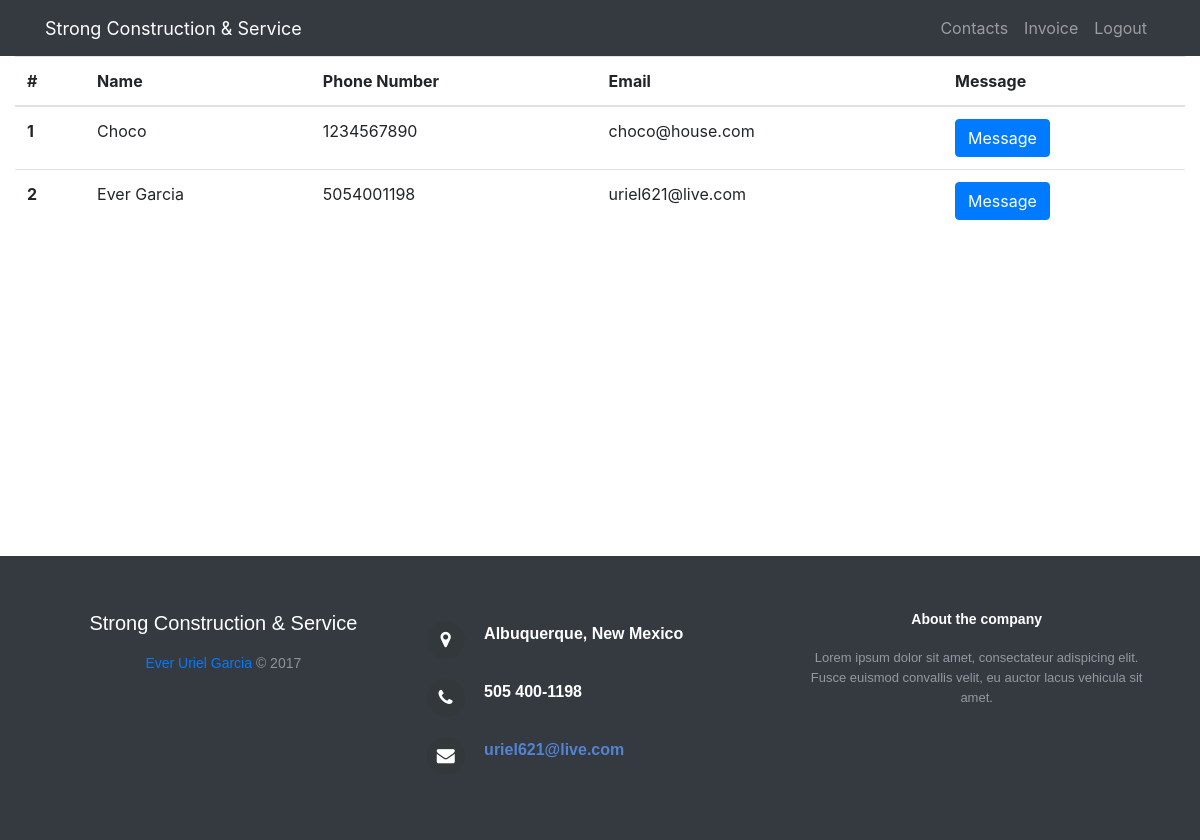
The app's page /contacts/ (signed in), older data.
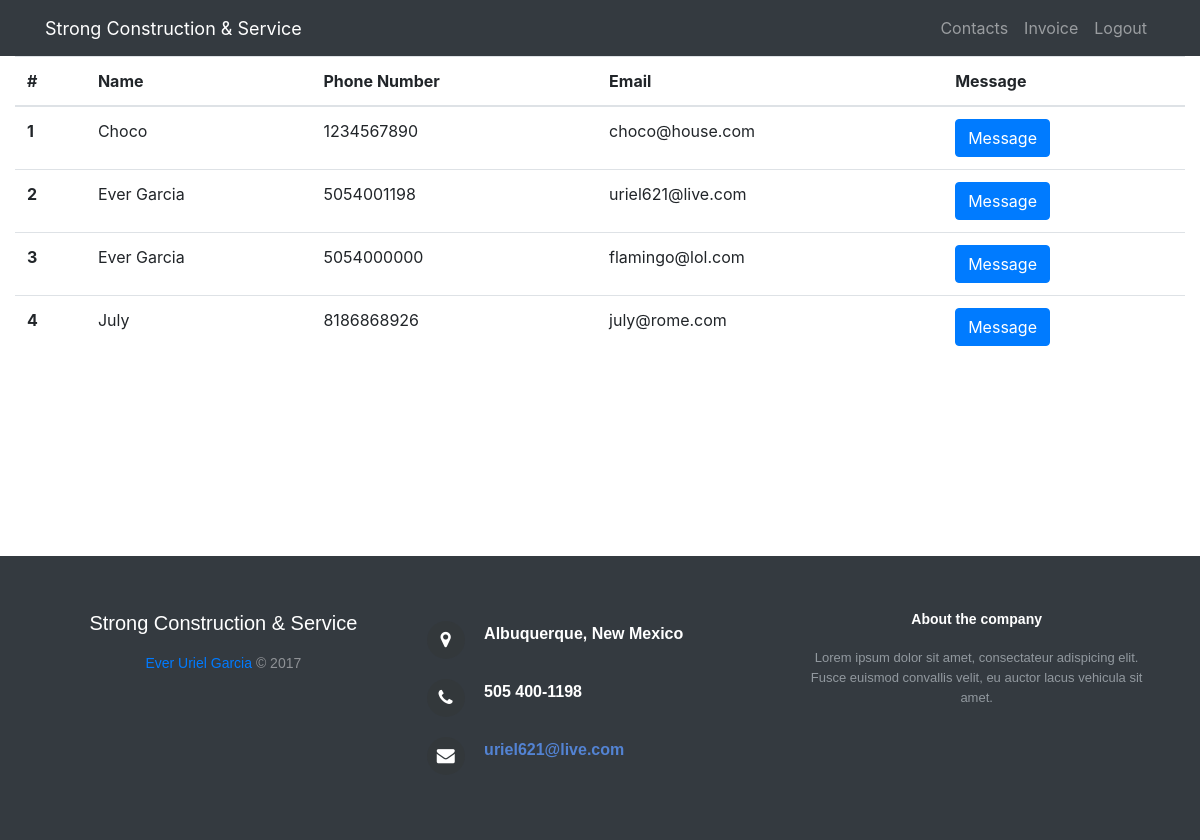
The same page, newer data.
### rosario_construction_app/models.py (models this page shows)
class Clients_info(models.Model):
    full_name = models.CharField(max_length=20)
    phone_number = models.IntegerField(unique=True, validators=[RegexValidator(regex='^\d{10}$', message='Length has to be 10', code='Invalid number')])
    email = models.EmailField(max_length=20, unique=True)
    message = models.CharField(max_length=500, unique=True)

### rosario_construction_app/views.py (the view)
# urls.py: url(r'^contacts/', views.contacts, name='contacts'),
@login_required
def contacts(request):
    contacts = Clients_info.objects.order_by('full_name')
    contacts = {'contacts': contacts}
    return render(request, 'rosario_construction_app/contacts.html', context=contacts)

### templates/rosario_construction_app/contacts.html (shortened to what this page needs)
<!DOCTYPE html>
{% extends 'rosario_construction_app/main.html' %}
{% block main %}
          <main style="height:500px; max-height:500px; overflow-y: auto;">
              {% if contacts %}
                <table class="table table-hover">
                  <thead>
                      <tr>
                        <th scope="col">#</th>
                      <th scope="col">Name</th>
                        <th scope="col">Phone Number</th>
                        <th scope="col">Email</th>
                        <th scope="col">Message</th>
                      </tr>
                    </thead>
                    <tbody>
                      {% for contact in contacts %}
                        <tr>
                          <th scope="row">{{ forloop.counter }}</th>
                          <td>{{ contact.full_name }}</td>
                          <td>{{ contact.phone_number }}</td>
                          <td>{{ contact.email }}</td>
                          <td><button type="button" class="btn btn-primary" data-toggle="modal" data-target="#exampleModal" onclick="message('{{ contact.email }}', '{{ contact.message }}')">Message</button></td>
                        </tr>
                      {% endfor %}
                    </tbody>
              </table>
            {% endif %}
          </main>
{% endblock %}

### templates/rosario_construction_app/main.html (shortened to what this page needs)
<!DOCTYPE html>
{% extends 'rosario_construction_app/base.html' %}
{% block body_block %}
<div>
    <div>
      <div>
        <div class="container-fluid">
          <nav class="navbar fixed-top navbar-expand-lg navbar-dark bg-dark fixed-top">
            <div class="container">
              <a class="navbar-brand" style="color:white; font-size:18px;" href="{% url 'contacts' %}">Strong Construction &amp; Service</a>
              <div class="collapse navbar-collapse" id="navbarResponsive">
                <ul class="navbar-nav ml-auto">
                    <li class="nav-item"><a class="nav-link" href="{% url 'contacts' %}">Contacts</a></li>
                    <li class="nav-item"><a class="nav-link" href="{% url 'invoice' %}">Invoice</a></li>
                    {% if user.is_authenticated %}
                        <li class="nav-item"><a class="nav-link" href="{% url 'logout' %}" replace="true">Logout</a></li>
                    {% endif %}
                </ul>
              </div>
            </div>
          </nav>
          <main style="height:500px; max-height:500px; overflow-y: auto;">
                {% block main %}
                {% endblock %}
          </main>
        </div>
        <footer class="nice">
          <div class="row">
            <div class="col-md-4 col-sm-6 footer-navigation" style="text-align: center;">
              <h5>Strong Construction &amp; Service</h5>
              <p class="company-name"><a href="evergarcia.com">Ever Uriel Garcia</a> © 2017</p>
            </div>
            <div class="col-md-4 col-sm-6 footer-contacts">
              <div><span class="fa fa-map-marker footer-contacts-icon"></span>
                <p>Albuquerque, New Mexico</p>
              </div>
              <div><i class="fa fa-phone footer-contacts-icon"></i>
                <p class="footer-center-info email text-left">505 400-1198</p>
              </div>
              <div><i class="fa fa-envelope footer-contacts-icon"></i>
                <p><a href="mailto:uriel621@live.com">uriel621@live.com</a></p>
              </div>
            </div>
            <div class="col-md-4 footer-about" style="text-align: center;">
              <h4>About the company</h4>
              <p>Lorem ipsum dolor sit amet, consectateur adispicing elit. Fusce euismod convallis velit, eu auctor lacus vehicula sit amet.</p>
            </div>
          </div>
        </footer>
      </div>
    </div>
  </div>
{% endblock %}

### templates/rosario_construction_app/base.html (shortened to what this page needs)
{% load staticfiles %}
<!DOCTYPE html>
<html lang="en">
    <head>
        <link type="text/css" href="{% static 'rosario_construction_app/libraries/bootstrap-4.0.0/css/bootstrap.min.css' %}" rel="stylesheet" />
        <link type="text/css" href="{% static 'rosario_construction_app/libraries/font-awesome-4.7.0/css/font-awesome.min.css' %}" rel="stylesheet" />
        <link type="text/css" href="{% static 'rosario_construction_app/css/style.css' %}" rel="stylesheet" />
    </head>
    <body>
        <div>
            {% block body_block %}
            {% endblock %}
        </div>
    </body>
</html>

### static/rosario_construction_app/css/style.css (style rules this page uses)
body { padding-top: 54px; }
@media (min-width: 992px) { body { padding-top: 56px; } }
footer.nice { background-color:#343a40!important; box-shadow:0 1px 1px 0Â rgba(0, 0, 0, 0.12); box-sizing:border-box; width:100%; text-align:left; font:bold 16px sans-serif; padding:55px 50px; bottom:0; color:#fff; }
.footer-navigation p.company-name { color:#8f9296; font-size:14px; font-weight:normal; margin-top:20px; }
.footer-contacts p { display:inline-block; color:#ffffff; vertical-align:middle; }
.footer-contacts p a { color:#5383d3; text-decoration:none; }
.fa.footer-contacts-icon { background-color:#33383b; color:#fff; font-size:18px; width:38px; height:38px; border-radius:50%; text-align:center; line-height:38px; margin:10px 15px 10px 0; }
.footer-about h4 { display:block; color:#fff; font-size:14px; font-weight:bold; margin-bottom:20px; }
.footer-about p { line-height:20px; color:#92999f; font-size:13px; font-weight:normal; margin:0; }

Row changes from the older to the newer data that the page shows:
added Clients_info: full_name "Ever Garcia", phone_number "5054000000", email "flamingo@lol.com"
added Clients_info: full_name "July", phone_number "8186868926", email "july@rome.com"
